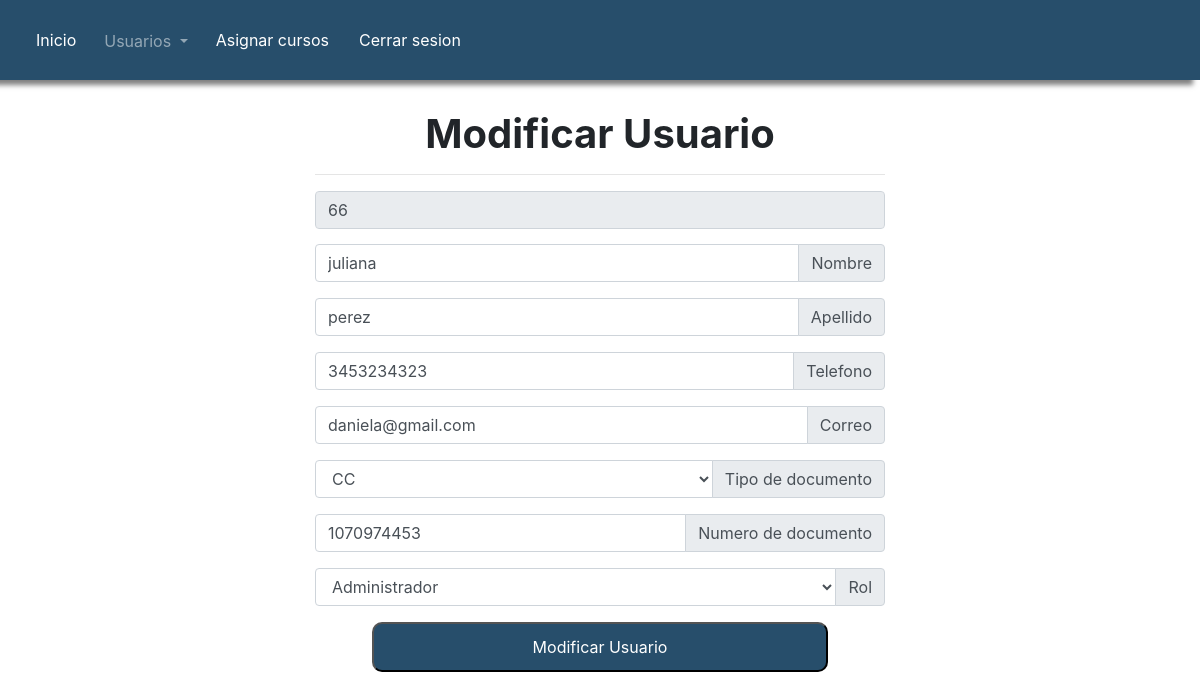
Screenshot of /A_modUsuarioForm.php?id=66 (signed in) with the database file from the repository.
### tables this page shows
CREATE TABLE `users` (
  `id` int(11) NOT NULL,
  `nombre` varchar(70) DEFAULT NULL,
  `apellido` varchar(70) DEFAULT NULL,
  `telefono` double DEFAULT NULL,
  `correo` varchar(70) NOT NULL,
  `t_docu` varchar(3) DEFAULT NULL,
  `num_docum` double DEFAULT NULL,
  `pass` varchar(70) NOT NULL,
  `rol` varchar(1) NOT NULL
);

### php/V_admin.php (called while the page is built)
<?php
	function validar_admin($rol){
		if ($rol == 'A') {
			return 1;
		}else{
			return 2;
		}
	}
?>

### A_modUsuarioForm.php (the view, shortened to what this page needs)
<?php
	require("M_head.php");
	require("php/V_admin.php");
	$r = validar_admin($_SESSION['rol']);
	if ($r == 1) {
		?>
		<body>
<?php
		require("A_menu.php");
	?>
<div class="container-fluid">
	<div class="row">
		<div class="col-md-3"></div>
		<div class="col-md-6 text-center" style="padding-top: 30px;">
			<h1><b>Modificar    Usuario</b></h1>
			<hr>
		<?php
			include 'php/C_conexion.php';
		$idu = number_format($_GET['id']);
		$op = $conexion->query("SELECT * FROM users WHERE id = $idu");
		if ($row = mysqli_fetch_array($op)) {
			?>
		<div>
			<form action="php/In_modificaUsuario.php" method="post">
					<input type="text" name="ide" class="input-group form-control" readonly value="<?php echo $row[0];?>">
					<div class="input-group mb-3" style="margin-top: 15px;">
						<input type="text" name="nom" required placeholder="Nombre" class="form-control" autocomplete="off"  value="<?php echo $row[1];?>">
						<div class="input-group-append">
    						<span class="input-group-text" id="basic-addon2">Nombre</span>
  						</div>
					</div>
					<div class="input-group mb-3" style="margin-top: 15px;">
						<input type="text" name="ape" required placeholder="Apellido" class="form-control" autocomplete="off" value="<?php echo $row[2];?>">
						<div class="input-group-append">
    						<span class="input-group-text" id="basic-addon2">Apellido</span>
  						</div>
					</div >
					<div class="input-group mb-3" style="margin-top: 15px;">
						<input type="text" name="tel"  required placeholder="Telefono" class="form-control" autocomplete="off" pattern="[0-9]{10}" title="Si es un numero fijo inicia con 3 digitos 031 y el numero de telefono seguido, para celular porfavor digite los 10 digitos correspondientes" value="<?php echo $row[3];?>">
						<div class="input-group-append">
    						<span class="input-group-text" id="basic-addon2">Telefono</span>
  						</div>
					</div>
					<div class="input-group mb-3" style="margin-top: 15px;" >
						<input type="text" name="cor" required placeholder="Correo" class="form-control" autocomplete="off" pattern="[a-z0-9._%+-]+@[a-z0-9.-]+\.[a-z]{2,4}$" title="Por favor ingrese un correo valido" value="<?php echo $row[4];?>">
						<div class="input-group-append">
    						<span class="input-group-text" id="basic-addon2">Correo</span>
  						</div>
					</div>
					<div class="input-group mb-3" style="margin-top: 15px;">
						<select name="docu" id="" class="form-control">
							<option value="CC">CC</option>
						</select>
						<div class="input-group-append">
    						<span class="input-group-text" id="basic-addon2">Tipo de documento</span>
  						</div>
					</div>
					<div class="input-group mb-3" style="margin-top: 15px;">
						<input type="text" name="num" required placeholder="Numero de documento" class="form-control" autocomplete="off" value="<?php echo $row[6];?>">
						<div class="input-group-append">
    						<span class="input-group-text" id="basic-addon2">Numero de documento</span>
  						</div>
					</div>
					<div class="input-group mb-3" style="margin-top: 15px;">
						<select name="rol" id="" class="form-control">
							<option value="A">Administrador</option>
						</select>
						<div class="input-group-append">
    						<span class="input-group-text" id="basic-addon2">Rol </span>
  						</div>
					</div>
						<div style="margin-top: 10px;"><button id="btn" style="height: 50px; width: 80%; border-radius: 10px; background-color: rgb(39,78,107);  cursor: pointer; color: #fff; margin-bottom: 80px;" type="submit" onclick="return confirm('¿estas seguro de aplicar estos cambios?');">Modificar Usuario</button></div>
				</form>
			<?php
		}
	?>
		</div>
		</div>
		<div class="col-md-3"></div>
	</div>
</div>
</body>
</html>
<?php
	}else{
		echo "ESTA INTENTANDO INGRESAR DE FORMA ILEGAL A LA PLATAFORMA";
	}
?>

### rows the page displays
users: ide "66", nom "juliana", ape "perez", tel "3453234323", cor "daniela@gmail.com", num "1070974453"
